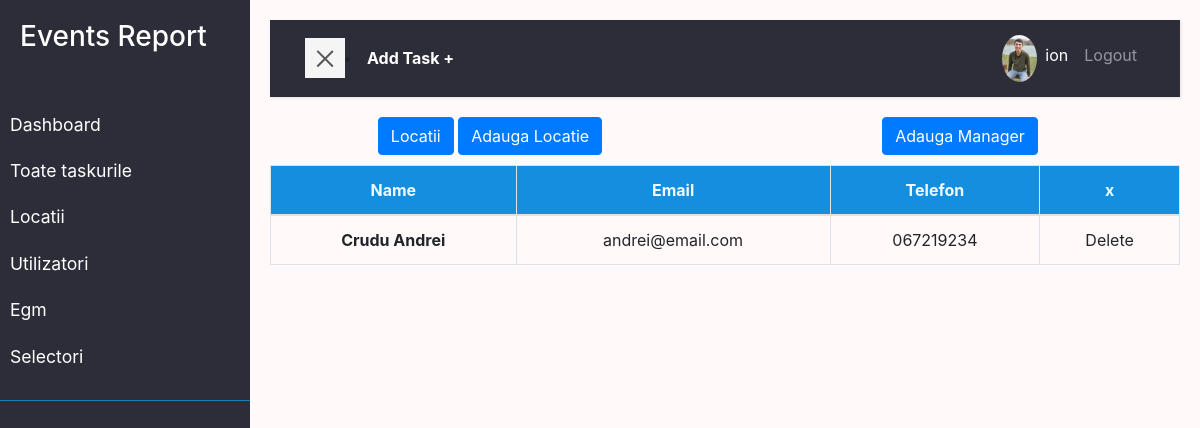
Page /location/managers (signed in) on the earlier database version.
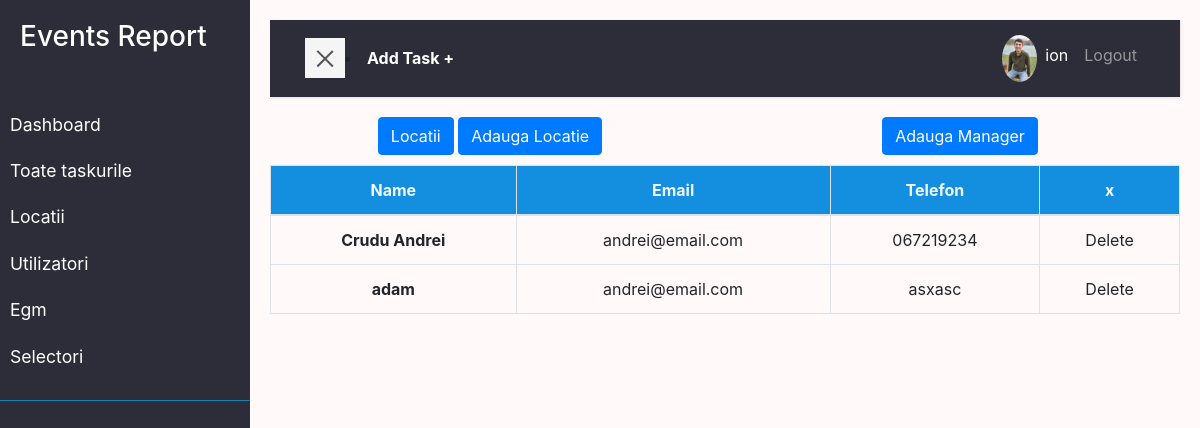
Same page on the later database version.
### location/models.py (models this page shows, shortened)
class Manager(models.Model):
    nume = models.CharField(max_length=200)
    email = models.EmailField(max_length=200, null=True, blank=True)
    telefon = models.CharField(max_length=200, null=True, blank=True)
    created = models.DateTimeField(auto_now_add=True, null=True, blank=True)

### location/views.py (the view)
# urls.py: path('managers', views.managers, name='managers'),
@login_required(login_url='login')
def managers(request):
    managers = Manager.objects.all()
    context = {'managers': managers}
    return render(request, 'location/managers.html', context)

### user/models.py (called while the page is built)
    @property
    def imageURL(self):
        try:
            url = self.profile_image.url
        except:
            url = ''
        return url

### location/templates/location/managers.html
{% extends 'main.html' %}
{% block content %}
<div class="row text-center">
  <div class="col">
    <a class="btn btn-primary" href="{% url 'locations' %}">Locatii</a>
    <a class="btn btn-primary" href="{% url 'location-form' %}">Adauga Locatie</a>
  </div>
  <div class="col">
    <a class="btn btn-primary" href="{% url 'manager-form' %}">Adauga Manager</a>
  </div>
  <br /><br />
</div>
<div class="text-center tableFixHead">
  <table class="table table-bordered table-hover" id="tabel">
    <thead>
      <tr>
        <th scope="col">Name</th>
        <th scope="col">Email</th>
        <th scope="col">Telefon</th>
        <th scope="col">x</th>
      </tr>
    </thead>
    <tbody>
      {% for manager in managers %}
      <tr>
        <th scope="row">
          <a href="{% url 'manager-edith' manager.id %}">{{manager.nume}}</a>
        </th>
        <td>{{manager.email}}</td>
        <td>{{manager.telefon}}</td>
        <td>
          <a
            href="{% url 'manager-delete' manager.id %}?next=/location/managers"
            >Delete</a
          >
        </td>
      </tr>
      {% endfor %}
    </tbody>
  </table>
</div>
{% endblock %}

Differences in the rows shown:
added Manager: nume "adam", email "andrei@email.com", telefon "asxasc"
